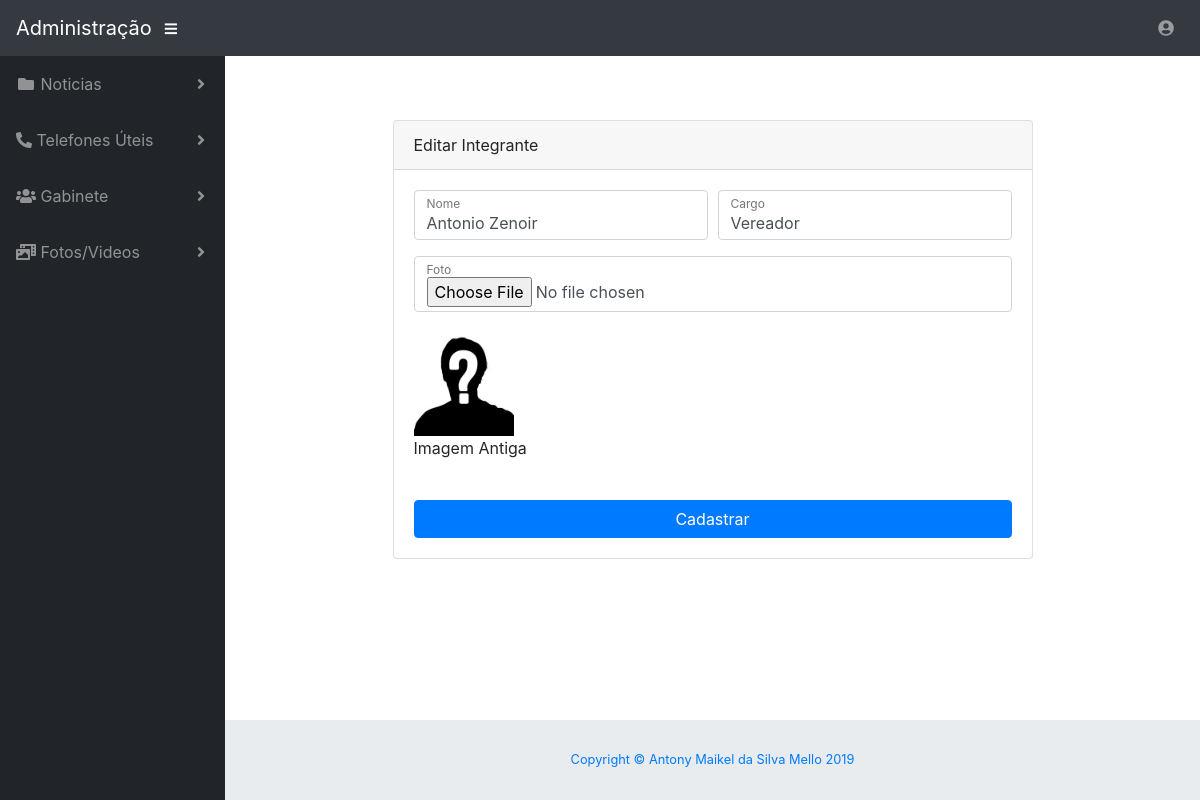
The page /Administrador/gabinete/editar.php?ID=18 (signed in) on the database its author committed.
### tables this page shows
CREATE TABLE `gabinete` (
  `id` int(10) UNSIGNED NOT NULL,
  `nome` varchar(100) NOT NULL,
  `cargo` varchar(50) NOT NULL,
  `foto` varchar(500) NOT NULL
);

### Administrador/gabinete/funcoes.class.php (called while the page is built, shortened)
<?php
include_once 'dadosgabinete.php';
class Funcoes extends Conexao {
function listarUnico(DadosGabinete $gabinete) {
    try {
        $conecta = $this->conectar();
        $conecta->beginTransaction();
        $sql = "SELECT * FROM gabinete WHERE id=:id";
        $listar = $conecta->prepare($sql);
        $listar->bindValue(":id", $gabinete->getId());
        $listar->execute();
        return $listar->fetchAll();
    } catch (PDOException $exc) {
        if ((isset($conecta)) && ($conecta->inTransaction())) {
            $conecta->rollBack();
        }
        print($exc->getMessage());
        return array();
    } finally {
        if (isset($conecta)) {
            unset($conecta);
        }
    }
}
}

### Administrador/gabinete/dadosgabinete.php (called while the page is built, shortened)
<?php
class DadosGabinete {
    private $id;
    public function getId() {
        return $this->id;
    }
    public function setId($id) {
        $this->id = $id;
    }
}

### Administrador/gabinete/editar.php (the view, shortened to what this page needs)
<?php include_once '../header.php';
  include_once 'funcoes.class.php';
  include_once 'dadosgabinete.php';
  $funcoes = new Funcoes();
$dadosgabinete = new DadosGabinete();
$dadosgabinete->setId($_GET['ID']);
$retorno = $funcoes->listarUnico($dadosgabinete);
foreach($retorno as $linha ){
?>
  <div class="container">
    <div class="card card-register mx-auto mt-5">
      <div class="card-header">Editar Integrante
      </div>
      <div class="card-body">
        <form action="" name="gabinete"  method="POST" enctype="multipart/form-data">
          <div class="form-group">
            <div class="form-row">
              <div class="col-md-6">
                <div class="form-label-group">
                  <input type="text" id="firstName" name='nome' value='<?php echo $linha['nome']?>' class="form-control" placeholder="Nome Completo" required="required" autofocus="autofocus">
                  <label for="firstName">Nome</label>
                </div>
              </div>
              <div class="col-md-6">
                <div class="form-label-group">
                  <input type="text" id="lastName" name='cargo' value='<?php echo $linha['cargo']?>' class="form-control" placeholder="Last name" required="required">
                  <label for="lastName">Cargo</label>
                </div>
              </div>
            </div>
          </div>
          <div class="form-group">
            <div class="form-label-group">
              <input type="file" id="foto" class="form-control" required="required"><br>
              <img src="img/<?php echo $linha['foto']; ?>" height="100" width="100" onclick='window.open(this.src)'>
              <label for="foto">Foto</label>
            </div>
            <label>Imagem Antiga</label>
          </div>
          <input type="submit" name="Cadastro" value="Cadastrar" class="btn btn-primary btn-block">
        </form>
      </div>
    </div>
  </div>
  <?php
}
include_once '../footer.php';
?>

### rows shown on the page
gabinete: nome "Antonio Zenoir", cargo "Vereador", foto (picture)
